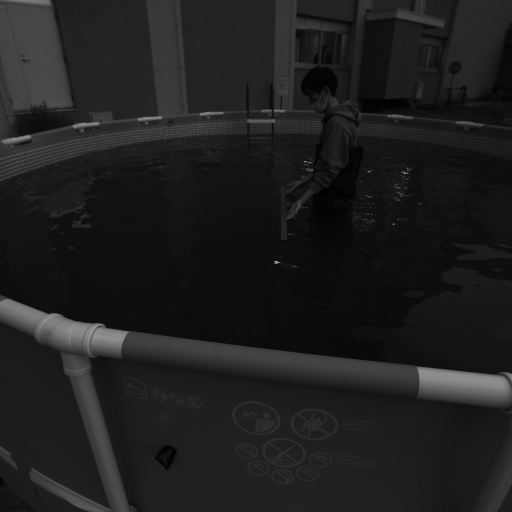
#> input picture 20221028/calibration2.bmp, 1024 x 1024 px (shown at 1/2 size)
$ jupyter execute hoge2_2.ipynb
#> lines starting #> are read from the running program, lines starting #| are printed output that depends on the picture; after the words box and inside, x2 and y2 are one past the last pixel; in counts of white or black regions, pixels touching at a corner belong together
[cell 1]
import cv2
import numpy as np
from matplotlib import pyplot as plt
from tqdm import tqdm

[cell 2]
calibration = cv2.imread("calibration2.bmp", 1)
#> calibration is the input picture: shape (1024, 1024, 3); min 1, max 255, mean 30.3
hoge = cv2.imread("hoge2.bmp", 0)
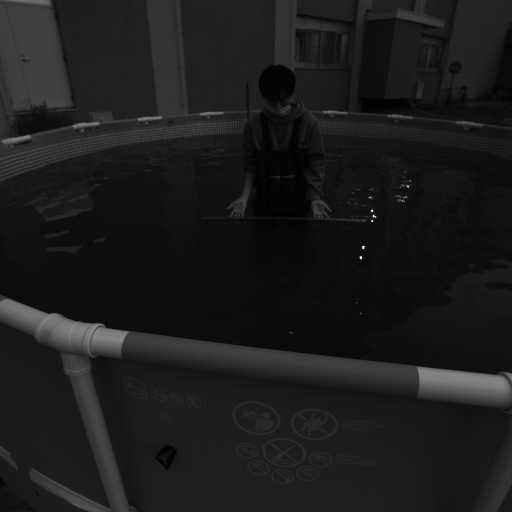
#> input picture 20221028/hoge2.bmp, 1024 x 1024 px (shown at 1/2 size)
#> hoge is the input picture: shape (1024, 1024); min 0, max 255, mean 27.4

[cell 3]
_, ax = plt.subplots(figsize=(20, 20))
ax.imshow(calibration, cmap='gray')

[cell 4]
mask = cv2.imread("m.bmp", 0)
img_0_masked = cv2.bitwise_and(hoge, hoge, mask=mask)

[cell 5]
_, ax = plt.subplots(figsize=(20, 20))
ax.imshow(img_0_masked, cmap='gray')

[cell 6]
p_original = np.float32([[404, 434], [728, 440], [360, 515], [772, 518], ])
p_trans = np.float32([[800, 1100], [1320, 1100], [800, 1400], [1320, 1400]])
M = cv2.getPerspectiveTransform(p_original, p_trans)

[cell 7]
hoge_trans = cv2.warpPerspective(hoge, M, (2000, 2000))
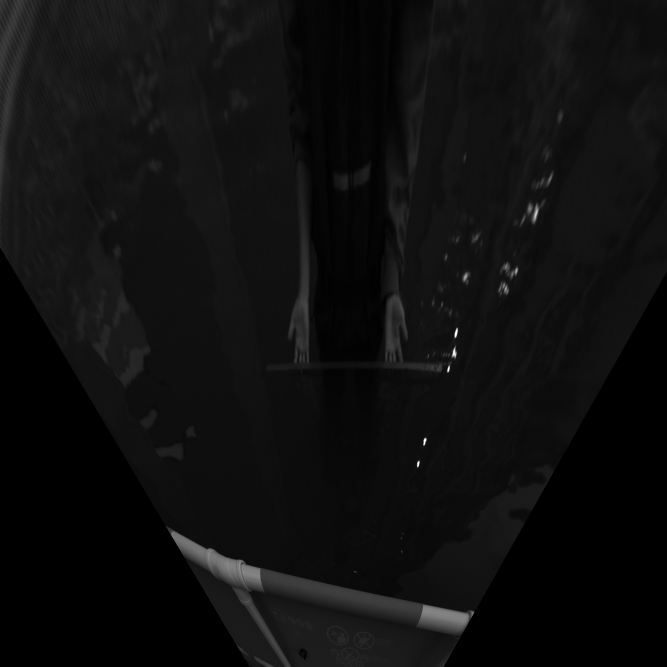
#> hoge_trans: shape (2000, 2000) (shown at 1/3 size); min 0, max 255, mean 14.7
_, ax = plt.subplots(figsize=(20, 20))
ax.imshow(hoge_trans, cmap='gray')

[cell 8]
calibration_trans = cv2.warpPerspective(calibration, M, (2000, 2000))
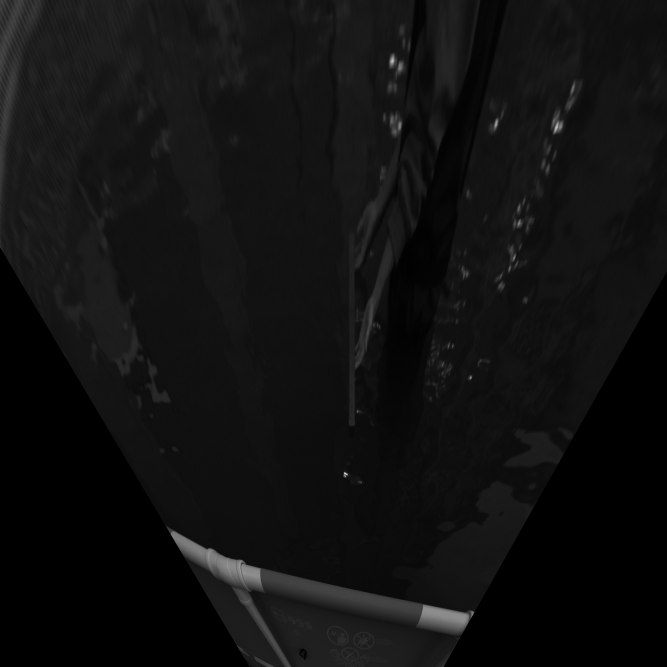
#> calibration_trans: shape (2000, 2000, 3) (shown at 1/3 size); min 0, max 255, mean 16.6
_, ax = plt.subplots(figsize=(20, 20))
ax.imshow(calibration_trans, cmap='gray')

[cell 9]
fuga = cv2.imread("a.bmp", 0)
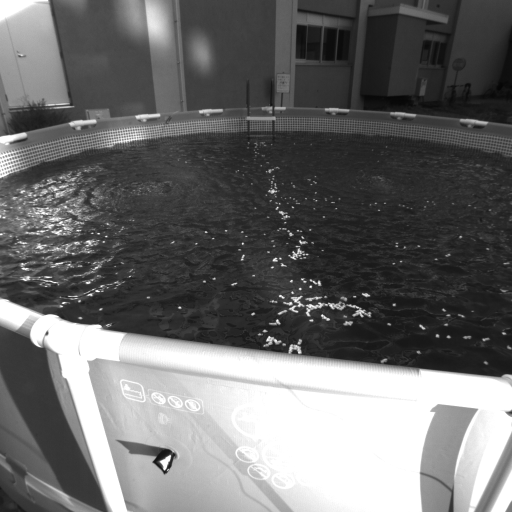
#> input picture 20221028/a.bmp, 1024 x 1024 px (shown at 1/2 size)
#> fuga is the input picture: shape (1024, 1024); min 4, max 255, mean 107.4
fuga_masked = cv2.bitwise_and(fuga, fuga, mask=mask)
fuga_trans = cv2.warpPerspective(fuga_masked, M, (2000, 2000))
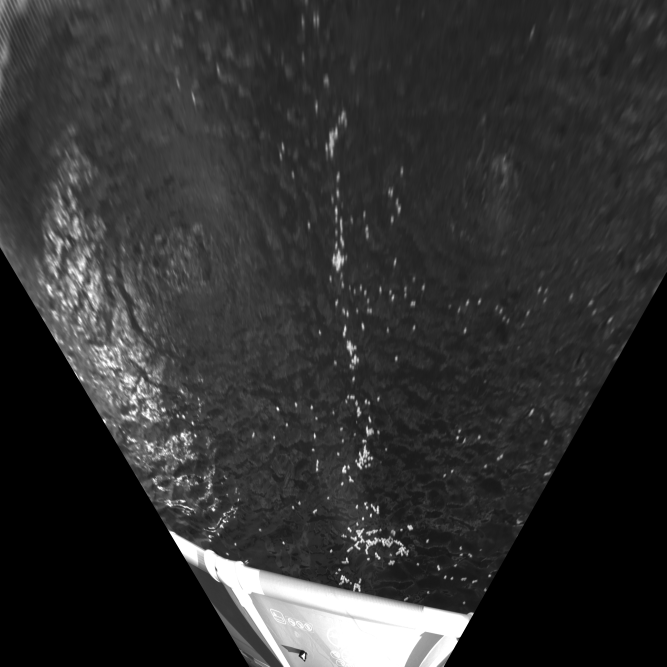
#> fuga_trans: shape (2000, 2000) (shown at 1/3 size); min 0, max 255, mean 49
_, ax = plt.subplots(figsize=(20, 20))
ax.imshow(fuga_trans, cmap='gray')

[cell 10]
cv2.imwrite("b.bmp", fuga_trans)
#> Out = True

[cell 11]
c = (557, 770)
right = [1463, 630]

[cell 12]
np.rad2deg(np.arctan(140/906))

-7の方がよさげ

[cell 13]
rot_mat = cv2.getRotationMatrix2D(c, -7, 1.0)
rot_img = cv2.warpAffine(fuga_trans, rot_mat, fuga_trans.shape[1::-1])
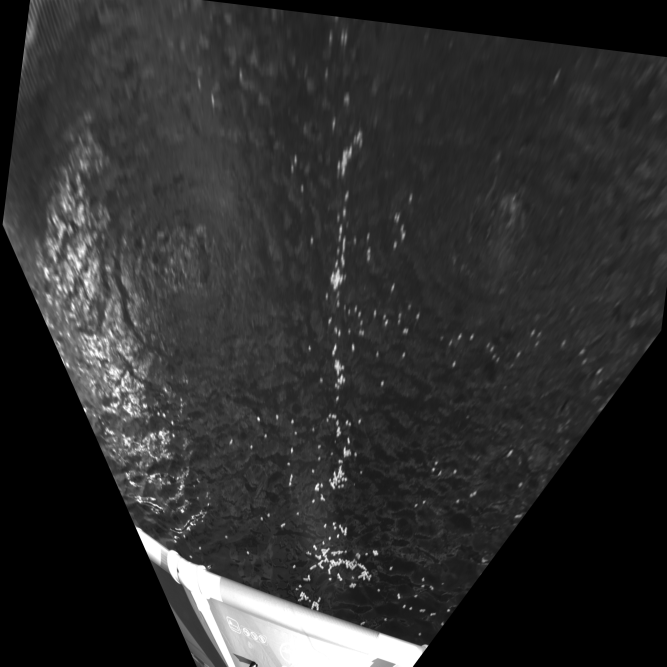
#> rot_img: shape (2000, 2000) (shown at 1/3 size); min 0, max 255, mean 46.7

[cell 14]
_, ax = plt.subplots(figsize=(20, 20))
ax.imshow(rot_img, cmap='gray')

[cell 15]
_, fuga_trans_th = cv2.threshold(rot_img[:, :], 150, 255, cv2.THRESH_BINARY)
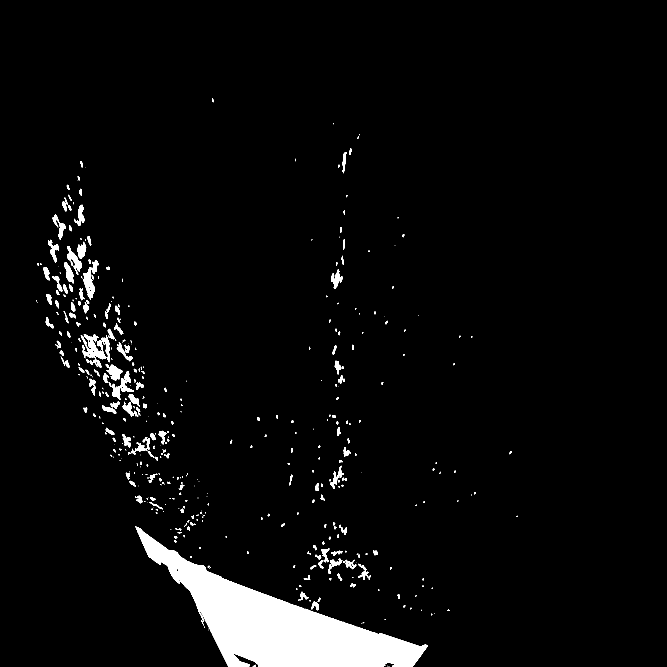
#> fuga_trans_th: shape (2000, 2000) (shown at 1/3 size); 4.1% white; 472 white regions (208 under 20 px), largest, box (x1, y1, x2, y2) and area: (406, 1578, 1284, 2000) 118467, (242, 1002, 330, 1104) 3785, (249, 802, 285, 898) 1676

[cell 16]
_, ax = plt.subplots(figsize=(20, 20))
ax.imshow(fuga_trans_th, cmap='gray')

[cell 17]
fuga_trans_th[:500, :] = 125
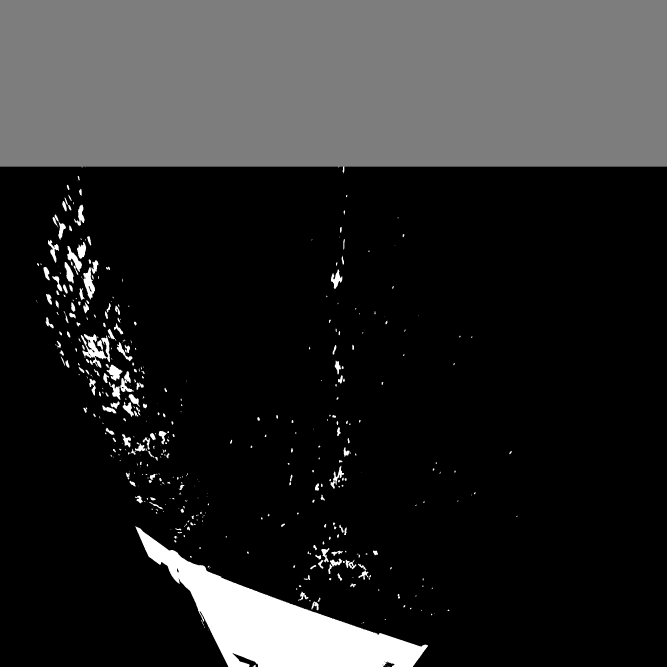
#> fuga_trans_th: shape (2000, 2000) (shown at 1/3 size); min 0, max 255, mean 41.6
fuga_trans_th[1800:, :] = 125
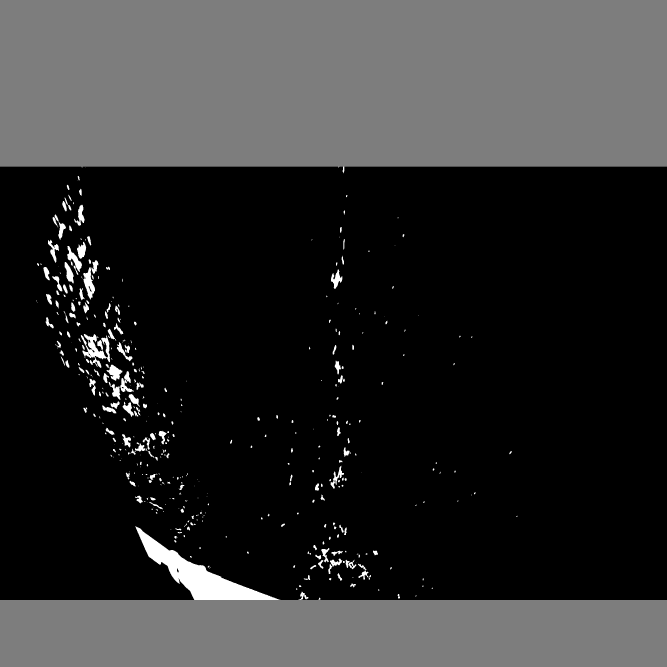
#> fuga_trans_th: shape (2000, 2000) (shown at 1/3 size); 10% of pixels changed, all inside (x1, y1, x2, y2) = (0, 1800, 2000, 2000)
fuga_trans_th[:, :650] = 125
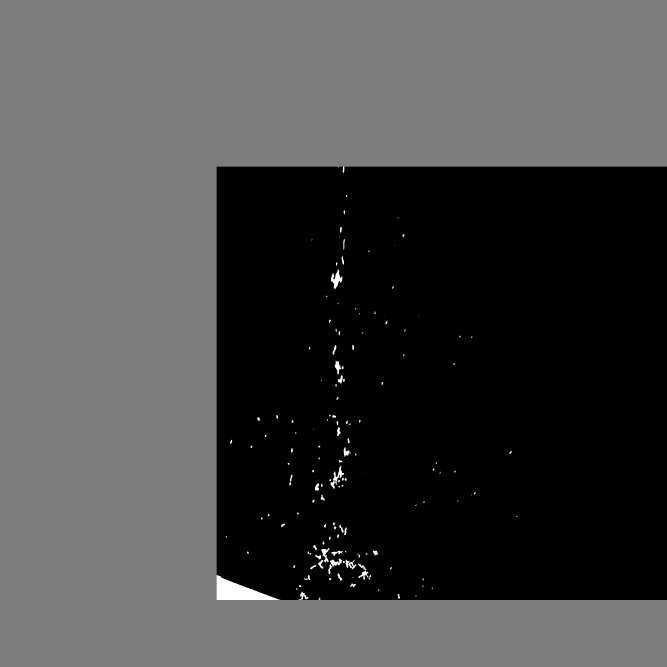
#> fuga_trans_th: shape (2000, 2000) (shown at 1/3 size); min 0, max 255, mean 71.2
